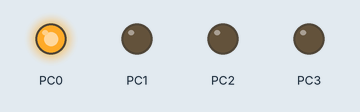
The program below on a simulated ATmega32, built with avr-gcc and emulated at 8 MHz (the files do not name the chip). Parts: output pins drawn as LEDs (lit = HIGH).

Above: at 0.06 s.
At 0.68 s:
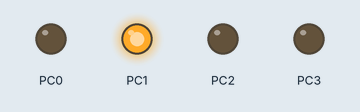
At 1.3 s:
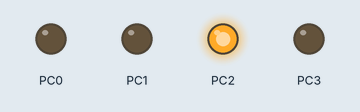
At 2.92 s:
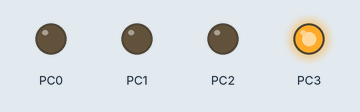
Timing chart, 0 to 3.2 s (numbered marks = the images above):
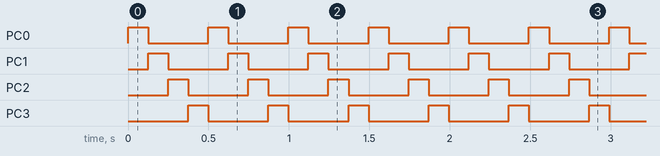

The program:

main.c
```c
/*
 * main.c
 *
 *  Created on: Aug 16, 2023
 *      Author: HemaHawas
 */

#include "STD_TYPES.h"
#include "BIT_MATH.h"
#include "DIO.h"
#define F_CPU 8000000UL
#include "avr/io.h"
#include "util/delay.h"


void main(void){
	DIO_SetPinDirection(DIO_PORTC, DIO_PIN0, DIO_OUTPUT);
	DIO_SetPinDirection(DIO_PORTC, DIO_PIN1, DIO_OUTPUT);
	DIO_SetPinDirection(DIO_PORTC, DIO_PIN2, DIO_OUTPUT);
	DIO_SetPinDirection(DIO_PORTC, DIO_PIN3, DIO_OUTPUT);

	while(1){
		// First
		DIO_SetPinValue(DIO_PORTC, DIO_PIN0, DIO_HIGH);
		DIO_SetPinValue(DIO_PORTC, DIO_PIN1, DIO_LOW);
		DIO_SetPinValue(DIO_PORTC, DIO_PIN2, DIO_LOW);
		DIO_SetPinValue(DIO_PORTC, DIO_PIN3, DIO_LOW);

		_delay_ms(120);

		// Second
		DIO_SetPinValue(DIO_PORTC, DIO_PIN0, DIO_LOW);
		DIO_SetPinValue(DIO_PORTC, DIO_PIN1, DIO_HIGH);
		DIO_SetPinValue(DIO_PORTC, DIO_PIN2, DIO_LOW);
		DIO_SetPinValue(DIO_PORTC, DIO_PIN3, DIO_LOW);

		_delay_ms(120);

		// Third
		DIO_SetPinValue(DIO_PORTC, DIO_PIN0, DIO_LOW);
		DIO_SetPinValue(DIO_PORTC, DIO_PIN1, DIO_LOW);
		DIO_SetPinValue(DIO_PORTC, DIO_PIN2, DIO_HIGH);
		DIO_SetPinValue(DIO_PORTC, DIO_PIN3, DIO_LOW);

		_delay_ms(120);

		// Forth
		DIO_SetPinValue(DIO_PORTC, DIO_PIN0, DIO_LOW);
		DIO_SetPinValue(DIO_PORTC, DIO_PIN1, DIO_LOW);
		DIO_SetPinValue(DIO_PORTC, DIO_PIN2, DIO_LOW);
		DIO_SetPinValue(DIO_PORTC, DIO_PIN3, DIO_HIGH);

		_delay_ms(120);
	}
}
```

BIT_MATH.h
```c
/*
 * BIT_MATH.h
 *
 *  Created on: Aug 10, 2023
 *      Author: HemaHawas
 */

#ifndef BIT_MATH_H_
#define BIT_MATH_H_

/*Operations on BIT */

#define SET_BIT(REG, BIT_NUM)	(REG = REG | (1 << BIT_NUM))

#define CLR_BIT(REG, BIT_NUM) 	(REG = REG & (~(1 << BIT_NUM)))

#define TOG_BIT(REG, BIT_NUM)	(REG = REG ^ (1 << BIT_NUM))

#define GET_BIT(REG, BIT_NUM)	(((REG) << (BIT_NUM)) & 1)


/*Operations on PORT */

#define SET_PORT(REG) 	(REG |= 0xff)

#define CLR_PORT(REG) 	(REG &= 0)

#define TOG_PORT(REG) 	(REG ^= 0xff)

#endif /* BIT_MATH_H_ */
```

DIO.c
```c
/**************************************************/
/***********	Author : Ibraheem rizk	***********/
/***********	Layer  : MCAL			***********/
/***********	Component : DIO			***********/
/***********	Version : 1.00			***********/
/***********	Date : 13-8/2023		***********/
/**************************************************/

#include "STD_TYPES.h"
#include "BIT_MATH.h"

#include "DIO.h"

#include "avr/io.h"

#include <util/delay.h>

void 	DIO_SetPinValue(u8 u8PortIdCopy, u8 u8PinIdCopy, u8 u8PinValCopy){
	// Check range
	if(u8PortIdCopy <= DIO_PORTD && u8PinIdCopy <= DIO_PIN7){
		if(u8PinValCopy == DIO_HIGH){
			// Set Pin to high
			switch(u8PortIdCopy){
				case 	DIO_PORTA: SET_BIT(PORTA, u8PinIdCopy); break;
				case 	DIO_PORTB: SET_BIT(PORTB, u8PinIdCopy); break;
				case 	DIO_PORTC: SET_BIT(PORTC, u8PinIdCopy); break;
				case 	DIO_PORTD: SET_BIT(PORTD, u8PinIdCopy); break;
			}
		}
		else if(u8PinValCopy == DIO_LOW){
			// Set Pin to low
			switch(u8PortIdCopy){
				case	DIO_PORTA: CLR_BIT(PORTA, u8PinIdCopy); break;
				case 	DIO_PORTB: CLR_BIT(PORTB, u8PinIdCopy); break;
				case 	DIO_PORTC: CLR_BIT(PORTC, u8PinIdCopy); break;
				case 	DIO_PORTD: CLR_BIT(PORTD, u8PinIdCopy); break;
			}
		}
		else{//not entered low or high
			}
	}
	else{
		// out of range
	}
}


void 	DIO_SetPinDirection(u8 u8PortIdCopy, u8 u8PinIdCopy, u8 u8PinDirCopy){
	// Check range
	if(u8PortIdCopy <= DIO_PORTD && u8PinIdCopy <= DIO_PIN7){
		if(u8PinDirCopy == DIO_OUTPUT){
			// Set Pin to output
			switch(u8PortIdCopy){
				case 	DIO_PORTA: SET_BIT(DDRA, u8PinIdCopy); break;
				case 	DIO_PORTB: SET_BIT(DDRB, u8PinIdCopy); break;
				case 	DIO_PORTC: SET_BIT(DDRC, u8PinIdCopy); break;
				case 	DIO_PORTD: SET_BIT(DDRD, u8PinIdCopy); break;
			}
		}
		else if(u8PinDirCopy == DIO_INPUT){
			// Set Pin to input
			switch(u8PortIdCopy){
				case 	DIO_PORTA: CLR_BIT(DDRA, u8PinIdCopy); break;
				case	DIO_PORTB: CLR_BIT(DDRB, u8PinIdCopy); break;
				case 	DIO_PORTC: CLR_BIT(DDRC, u8PinIdCopy); break;
				case 	DIO_PORTD: CLR_BIT(DDRD, u8PinIdCopy); break;
			}
		}
		else{//not entered input or output
			}
	}
	else{
		// out of range
	}
}


u8 		DIO_GetPinValue(u8 u8PortIdCopy, u8 u8PinIdCopy){
	u8 u8ResultLocal;
	// Check range
		if(u8PortIdCopy <= DIO_PORTD && u8PinIdCopy <= DIO_PIN7){
			switch(u8PortIdCopy){
				case 	DIO_PORTA: u8ResultLocal = GET_BIT(PINA, u8PinIdCopy); break;
				case 	DIO_PORTB: u8ResultLocal = GET_BIT(PINB, u8PinIdCopy); break;
				case 	DIO_PORTC: u8ResultLocal = GET_BIT(PINC, u8PinIdCopy); break;
				case 	DIO_PORTD: u8ResultLocal = GET_BIT(PIND, u8PinIdCopy); break;
			}
		}
		else{
			u8ResultLocal = 0xff;
		}
		return u8ResultLocal;
}


void 	DIO_SetPortValue(u8 u8PortIdCopy, u8 u8PinValCopy){
	if(u8PortIdCopy <= DIO_PORTD){
		switch(u8PortIdCopy){
			case 	DIO_PORTA: PORTA = u8PinValCopy; break;
			case 	DIO_PORTB: PORTB = u8PinValCopy; break;
			case 	DIO_PORTC: PORTC = u8PinValCopy; break;
			case 	DIO_PORTD: PORTD = u8PinValCopy; break;
		}
	}
	else{}
}

void 	DIO_SetPortDirection(u8 u8PortIdCopy, u8 u8PinDirCopy){
	if(u8PortIdCopy <= DIO_PORTD){
		switch(u8PortIdCopy){
			case 	DIO_PORTA: DDRA = u8PinDirCopy; break;
			case 	DIO_PORTB: DDRB = u8PinDirCopy; break;
			case 	DIO_PORTC: DDRC = u8PinDirCopy; break;
			case 	DIO_PORTD: DDRD = u8PinDirCopy; break;
		}
	}else{}
}
```

DIO.h
```c
/*
 * DIO.h
 *
 *  Created on: Aug 10, 2023
 *      Author: HemaHawas
 */

#ifndef DIO_H_
#define DIO_H_

/*PORT Defines*/
#define DIO_PORTA	0
#define DIO_PORTB 	1
#define DIO_PORTC 	2
#define DIO_PORTD 	3

/*PIN Defines*/
#define DIO_PIN0 	0
#define DIO_PIN1 	1
#define DIO_PIN2 	2
#define DIO_PIN3 	3
#define DIO_PIN4 	4
#define DIO_PIN5 	5
#define DIO_PIN6 	6
#define DIO_PIN7 	7

/*PIN Directions*/
#define DIO_INPUT	0
#define DIO_OUTPUT	1

/*PORT Directions*/
#define DIO_INPUT_BYTE 0
#define DIO_OUTPUT_BYTE 0xFF


/*PIN Value Options*/
#define DIO_LOW		0
#define DIO_HIGH	1

/*PORT value Options*/
#define DIO_LOW_BYTE 0
#define DIO_HIGH_BYTE 0xFF

/*Prototypes of Function IO Pins*/
/*IO Pins*/
void 	DIO_SetPinValue(u8 u8PortIdCopy, u8 u8PinIdCopy, u8 u8PinValCopy);

void 	DIO_SetPinDirection(u8 u8PortIdCopy, u8 u8PinIdCopy, u8 u8PinDirCopy);

u8 		DIO_GetPinValue(u8 u8PortIdCopy, u8 u8PinIdCopy);

u8		DIO_GetPinDirection(u8 u8PortIdCopy, u8 u8PinIdCopy);


/*IO Ports*/
void 	DIO_SetPortValue(u8 u8PortIdCopy, u8 u8PinValCopy);

void 	DIO_SetPortDirection(u8 u8PortIdCopy, u8 u8PinDirCopy);

u8 		DIO_GetPortValue(u8 u8PortIdCopy);

#endif /* DIO_H_ */
```

STD_TYPES.h
```c
/*
 * STD_TYPES.h
 *
 *  Created on: Aug 10, 2023
 *      Author: HemaHawas
 */

#ifndef STD_TYPES_H_
#define STD_TYPES_H_

// char u s
typedef unsigned char u8;
typedef signed char s8;

// short int u s
typedef unsigned short int u16;
typedef signed short int s16;

// long int u s
typedef unsigned long int u32;
typedef signed long int s32;

// float
typedef float f32;

// double
typedef double f64;

// long double
typedef long double f128;

#endif /* STD_TYPES_H_ */
```

Measured:
- by itself, PC0–3: alternates HIGH for 0.12 s and LOW for 0.37 s
